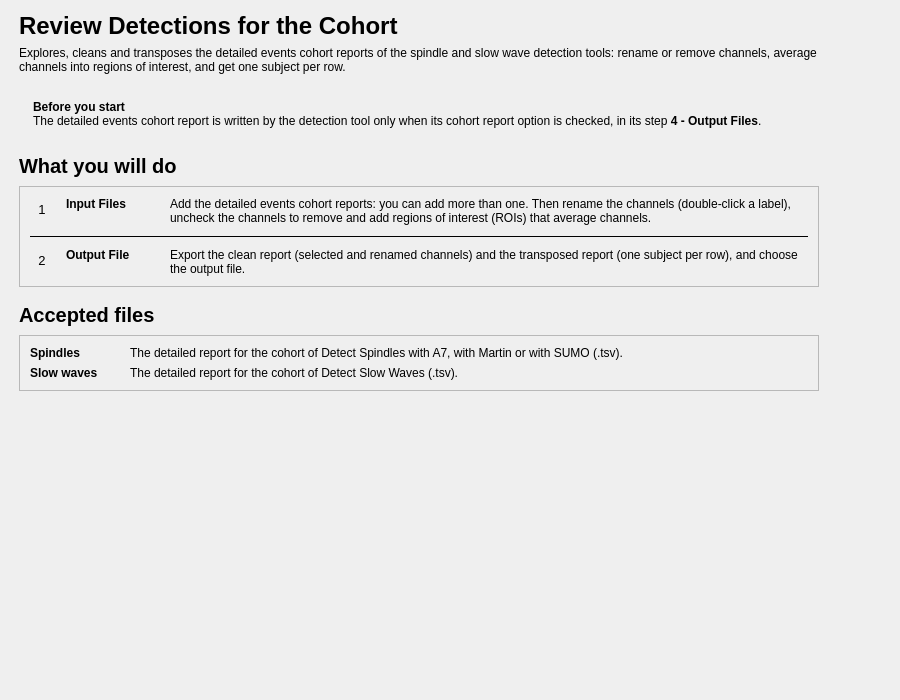
<?xml version="1.0" encoding="UTF-8"?>
<ui version="4.0">
 <class>IntroStep</class>
 <widget class="QWidget" name="IntroStep">
  <property name="geometry">
   <rect>
    <x>0</x>
    <y>0</y>
    <width>900</width>
    <height>700</height>
   </rect>
  </property>
  <property name="windowTitle">
   <string />
  </property>
  <layout class="QVBoxLayout" name="verticalLayout">
   <property name="leftMargin">
    <number>19</number>
   </property>
   <property name="topMargin">
    <number>12</number>
   </property>
   <property name="rightMargin">
    <number>19</number>
   </property>
   <property name="bottomMargin">
    <number>12</number>
   </property>
   <item>
    <layout class="QHBoxLayout" name="content_row" stretch="1,0">
     <property name="leftMargin">
      <number>0</number>
     </property>
     <property name="topMargin">
      <number>0</number>
     </property>
     <property name="rightMargin">
      <number>0</number>
     </property>
     <property name="bottomMargin">
      <number>0</number>
     </property>
     <item>
      <widget class="QWidget" name="content_widget" native="true">
       <property name="maximumSize">
        <size>
         <width>800</width>
         <height>16777215</height>
        </size>
       </property>
       <layout class="QVBoxLayout" name="content_layout">
        <property name="spacing">
         <number>16</number>
        </property>
        <property name="leftMargin">
         <number>0</number>
        </property>
        <property name="topMargin">
         <number>0</number>
        </property>
        <property name="rightMargin">
         <number>0</number>
        </property>
        <property name="bottomMargin">
         <number>0</number>
        </property>
        <item>
         <layout class="QVBoxLayout" name="header_layout">
          <property name="spacing">
           <number>6</number>
          </property>
          <item>
           <widget class="QLabel" name="title_label">
            <property name="font">
             <font>
              <pointsize>18</pointsize>
              <bold>true</bold>
             </font>
            </property>
            <property name="text">
             <string>Review Detections for the Cohort</string>
            </property>
           </widget>
          </item>
          <item>
           <widget class="QLabel" name="subtitle_label">
            <property name="text">
             <string>Explores, cleans and transposes the detailed events cohort reports of the spindle and slow wave detection tools: rename or remove channels, average channels into regions of interest, and get one subject per row.</string>
            </property>
            <property name="wordWrap">
             <bool>true</bool>
            </property>
            <property name="variant" stdset="0">
             <string notr="true">help</string>
            </property>
           </widget>
          </item>
         </layout>
        </item>
        <item>
         <widget class="QFrame" name="before_info">
          <property name="frameShape">
           <enum>QFrame::Shape::NoFrame</enum>
          </property>
          <property name="variant" stdset="0">
           <string notr="true">info</string>
          </property>
          <layout class="QHBoxLayout" name="before_info_layout">
           <property name="leftMargin">
            <number>14</number>
           </property>
           <property name="topMargin">
            <number>10</number>
           </property>
           <property name="rightMargin">
            <number>14</number>
           </property>
           <property name="bottomMargin">
            <number>10</number>
           </property>
           <item>
            <widget class="QLabel" name="before_info_label">
             <property name="text">
              <string>&lt;b&gt;Before you start&lt;/b&gt;&lt;br/&gt;The detailed events cohort report is written by the detection tool only when its cohort report option is checked, in its step &lt;b&gt;4 - Output Files&lt;/b&gt;.</string>
             </property>
             <property name="textFormat">
              <enum>Qt::TextFormat::RichText</enum>
             </property>
             <property name="wordWrap">
              <bool>true</bool>
             </property>
            </widget>
           </item>
          </layout>
         </widget>
        </item>
        <item>
         <layout class="QVBoxLayout" name="steps_section_layout">
          <property name="spacing">
           <number>8</number>
          </property>
          <item>
           <widget class="QLabel" name="steps_title_label">
            <property name="font">
             <font>
              <pointsize>15</pointsize>
              <bold>true</bold>
             </font>
            </property>
            <property name="text">
             <string>What you will do</string>
            </property>
           </widget>
          </item>
          <item>
           <widget class="QFrame" name="steps_card">
            <property name="frameShape">
             <enum>QFrame::Shape::StyledPanel</enum>
            </property>
            <property name="frameShadow">
             <enum>QFrame::Shadow::Raised</enum>
            </property>
            <layout class="QVBoxLayout" name="steps_card_layout">
             <property name="spacing">
              <number>10</number>
             </property>
             <property name="leftMargin">
              <number>10</number>
             </property>
             <property name="topMargin">
              <number>10</number>
             </property>
             <property name="rightMargin">
              <number>10</number>
             </property>
             <property name="bottomMargin">
              <number>10</number>
             </property>
             <item>
              <layout class="QGridLayout" name="steps_grid" columnstretch="0,0,0,1">
               <property name="horizontalSpacing">
                <number>12</number>
               </property>
               <property name="verticalSpacing">
                <number>10</number>
               </property>
               <item row="0" column="0" alignment="Qt::AlignmentFlag::AlignTop">
                <widget class="QLabel" name="step_1_number_label">
                 <property name="font">
                  <font>
                   <pointsize>10</pointsize>
                  </font>
                 </property>
                 <property name="text">
                  <string>1</string>
                 </property>
                 <property name="variant" stdset="0">
                  <string notr="true">step_number</string>
                 </property>
                 <property name="minimumSize">
                  <size>
                   <width>24</width>
                   <height>24</height>
                  </size>
                 </property>
                 <property name="maximumSize">
                  <size>
                   <width>24</width>
                   <height>24</height>
                  </size>
                 </property>
                 <property name="alignment">
                  <set>Qt::AlignmentFlag::AlignCenter</set>
                 </property>
                </widget>
               </item>
               <item row="0" column="1">
                <widget class="QLabel" name="step_1_name_label">
                 <property name="font">
                  <font>
                   <bold>true</bold>
                  </font>
                 </property>
                 <property name="text">
                  <string>Input Files</string>
                 </property>
                 <property name="alignment">
                  <set>Qt::AlignmentFlag::AlignLeading|Qt::AlignmentFlag::AlignLeft|Qt::AlignmentFlag::AlignTop</set>
                 </property>
                </widget>
               </item>
               <item row="0" column="2">
                <spacer name="steps_gap">
                 <property name="orientation">
                  <enum>Qt::Orientation::Horizontal</enum>
                 </property>
                 <property name="sizeType">
                  <enum>QSizePolicy::Policy::Fixed</enum>
                 </property>
                 <property name="sizeHint" stdset="0">
                  <size>
                   <width>16</width>
                   <height>20</height>
                  </size>
                 </property>
                </spacer>
               </item>
               <item row="0" column="3">
                <widget class="QLabel" name="step_1_label">
                 <property name="text">
                  <string>Add the detailed events cohort reports: you can add more than one. Then rename the channels (double-click a label), uncheck the channels to remove and add regions of interest (ROIs) that average channels.</string>
                 </property>
                 <property name="wordWrap">
                  <bool>true</bool>
                 </property>
                 <property name="variant" stdset="0">
                  <string notr="true">help</string>
                 </property>
                 <property name="alignment">
                  <set>Qt::AlignmentFlag::AlignLeading|Qt::AlignmentFlag::AlignLeft|Qt::AlignmentFlag::AlignTop</set>
                 </property>
                </widget>
               </item>
               <item row="1" column="0" rowspan="1" colspan="4">
                <widget class="QFrame" name="step_line_2">
                 <property name="frameShape">
                  <enum>QFrame::Shape::HLine</enum>
                 </property>
                 <property name="frameShadow">
                  <enum>QFrame::Shadow::Plain</enum>
                 </property>
                </widget>
               </item>
               <item row="2" column="0" alignment="Qt::AlignmentFlag::AlignTop">
                <widget class="QLabel" name="step_2_number_label">
                 <property name="font">
                  <font>
                   <pointsize>10</pointsize>
                  </font>
                 </property>
                 <property name="text">
                  <string>2</string>
                 </property>
                 <property name="variant" stdset="0">
                  <string notr="true">step_number</string>
                 </property>
                 <property name="minimumSize">
                  <size>
                   <width>24</width>
                   <height>24</height>
                  </size>
                 </property>
                 <property name="maximumSize">
                  <size>
                   <width>24</width>
                   <height>24</height>
                  </size>
                 </property>
                 <property name="alignment">
                  <set>Qt::AlignmentFlag::AlignCenter</set>
                 </property>
                </widget>
               </item>
               <item row="2" column="1">
                <widget class="QLabel" name="step_2_name_label">
                 <property name="font">
                  <font>
                   <bold>true</bold>
                  </font>
                 </property>
                 <property name="text">
                  <string>Output File</string>
                 </property>
                 <property name="alignment">
                  <set>Qt::AlignmentFlag::AlignLeading|Qt::AlignmentFlag::AlignLeft|Qt::AlignmentFlag::AlignTop</set>
                 </property>
                </widget>
               </item>
               <item row="2" column="3">
                <widget class="QLabel" name="step_2_label">
                 <property name="text">
                  <string>Export the clean report (selected and renamed channels) and the transposed report (one subject per row), and choose the output file.</string>
                 </property>
                 <property name="wordWrap">
                  <bool>true</bool>
                 </property>
                 <property name="variant" stdset="0">
                  <string notr="true">help</string>
                 </property>
                 <property name="alignment">
                  <set>Qt::AlignmentFlag::AlignLeading|Qt::AlignmentFlag::AlignLeft|Qt::AlignmentFlag::AlignTop</set>
                 </property>
                </widget>
               </item>
              </layout>
             </item>
            </layout>
           </widget>
          </item>
         </layout>
        </item>
        <item>
         <layout class="QVBoxLayout" name="files_section_layout">
          <property name="spacing">
           <number>8</number>
          </property>
          <item>
           <widget class="QLabel" name="files_title_label">
            <property name="font">
             <font>
              <pointsize>15</pointsize>
              <bold>true</bold>
             </font>
            </property>
            <property name="text">
             <string>Accepted files</string>
            </property>
           </widget>
          </item>
          <item>
           <widget class="QFrame" name="files_card">
            <property name="frameShape">
             <enum>QFrame::Shape::StyledPanel</enum>
            </property>
            <property name="frameShadow">
             <enum>QFrame::Shadow::Raised</enum>
            </property>
            <layout class="QVBoxLayout" name="files_card_layout">
             <property name="spacing">
              <number>10</number>
             </property>
             <property name="leftMargin">
              <number>10</number>
             </property>
             <property name="topMargin">
              <number>10</number>
             </property>
             <property name="rightMargin">
              <number>10</number>
             </property>
             <property name="bottomMargin">
              <number>10</number>
             </property>
             <item>
              <layout class="QGridLayout" name="files_grid" columnstretch="0,1">
               <property name="horizontalSpacing">
                <number>32</number>
               </property>
               <property name="verticalSpacing">
                <number>6</number>
               </property>
               <item row="0" column="0">
                <widget class="QLabel" name="file_1_name_label">
                 <property name="font">
                  <font>
                   <bold>true</bold>
                  </font>
                 </property>
                 <property name="text">
                  <string>Spindles</string>
                 </property>
                 <property name="alignment">
                  <set>Qt::AlignmentFlag::AlignLeading|Qt::AlignmentFlag::AlignLeft|Qt::AlignmentFlag::AlignTop</set>
                 </property>
                </widget>
               </item>
               <item row="0" column="1">
                <widget class="QLabel" name="file_1_label">
                 <property name="text">
                  <string>The detailed report for the cohort of Detect Spindles with A7, with Martin or with SUMO (.tsv).</string>
                 </property>
                 <property name="wordWrap">
                  <bool>true</bool>
                 </property>
                </widget>
               </item>
               <item row="1" column="0">
                <widget class="QLabel" name="file_2_name_label">
                 <property name="font">
                  <font>
                   <bold>true</bold>
                  </font>
                 </property>
                 <property name="text">
                  <string>Slow waves</string>
                 </property>
                 <property name="alignment">
                  <set>Qt::AlignmentFlag::AlignLeading|Qt::AlignmentFlag::AlignLeft|Qt::AlignmentFlag::AlignTop</set>
                 </property>
                </widget>
               </item>
               <item row="1" column="1">
                <widget class="QLabel" name="file_2_label">
                 <property name="text">
                  <string>The detailed report for the cohort of Detect Slow Waves (.tsv).</string>
                 </property>
                 <property name="wordWrap">
                  <bool>true</bool>
                 </property>
                </widget>
               </item>
              </layout>
             </item>
            </layout>
           </widget>
          </item>
         </layout>
        </item>
       </layout>
      </widget>
     </item>
     <item>
      <spacer name="content_spacer">
       <property name="orientation">
        <enum>Qt::Orientation::Horizontal</enum>
       </property>
       <property name="sizeHint" stdset="0">
        <size>
         <width>40</width>
         <height>20</height>
        </size>
       </property>
      </spacer>
     </item>
    </layout>
   </item>
   <item>
    <spacer name="verticalSpacer">
     <property name="orientation">
      <enum>Qt::Orientation::Vertical</enum>
     </property>
     <property name="sizeHint" stdset="0">
      <size>
       <width>40</width>
       <height>20</height>
      </size>
     </property>
    </spacer>
   </item>
  </layout>
 </widget>
 <resources>
  <include location="../../../../../snooz-toolbox/src/main/python/ui/themes/themes.qrc" />
 </resources>
 <connections />
</ui>
